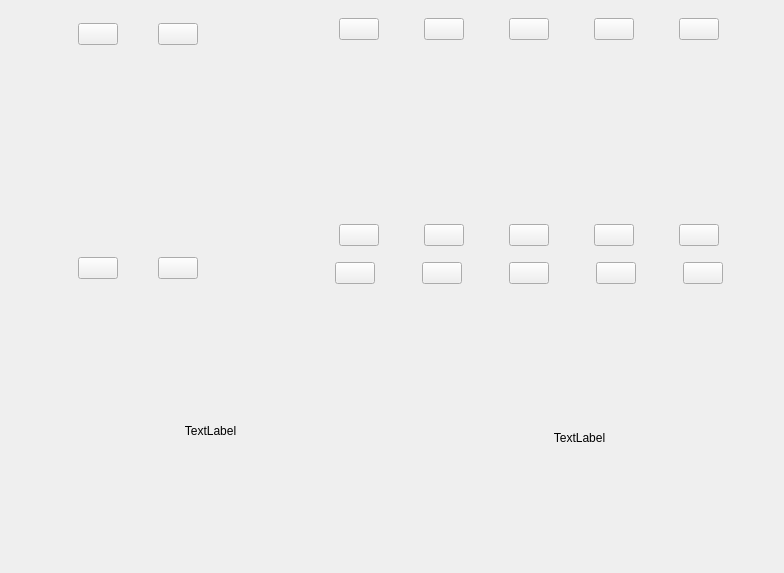
<?xml version="1.0" encoding="UTF-8"?>
<ui version="4.0">
 <class>BedWidget</class>
 <widget class="QWidget" name="BedWidget">
  <property name="geometry">
   <rect>
    <x>0</x>
    <y>0</y>
    <width>784</width>
    <height>573</height>
   </rect>
  </property>
  <property name="windowTitle">
   <string>Form</string>
  </property>
  <layout class="QHBoxLayout" name="horizontalLayout_8">
   <property name="spacing">
    <number>3</number>
   </property>
   <property name="bottomMargin">
    <number>0</number>
   </property>
   <item>
    <layout class="QVBoxLayout" name="verticalLayout_5">
     <item>
      <widget class="QWidget" name="widgetControl" native="true">
       <property name="styleSheet">
        <string notr="true"/>
       </property>
       <layout class="QHBoxLayout" name="horizontalLayout_7">
        <property name="leftMargin">
         <number>3</number>
        </property>
        <property name="topMargin">
         <number>3</number>
        </property>
        <property name="rightMargin">
         <number>0</number>
        </property>
        <property name="bottomMargin">
         <number>3</number>
        </property>
        <item>
         <spacer name="horizontalSpacer_2">
          <property name="orientation">
           <enum>Qt::Horizontal</enum>
          </property>
          <property name="sizeType">
           <enum>QSizePolicy::Fixed</enum>
          </property>
          <property name="sizeHint" stdset="0">
           <size>
            <width>25</width>
            <height>20</height>
           </size>
          </property>
         </spacer>
        </item>
        <item>
         <widget class="QWidget" name="widgetControl1" native="true">
          <property name="sizePolicy">
           <sizepolicy hsizetype="Fixed" vsizetype="Preferred">
            <horstretch>0</horstretch>
            <verstretch>0</verstretch>
           </sizepolicy>
          </property>
          <property name="minimumSize">
           <size>
            <width>200</width>
            <height>0</height>
           </size>
          </property>
          <property name="maximumSize">
           <size>
            <width>200</width>
            <height>16777215</height>
           </size>
          </property>
          <property name="styleSheet">
           <string notr="true"/>
          </property>
          <layout class="QVBoxLayout" name="verticalLayout_2">
           <item>
            <layout class="QHBoxLayout" name="horizontalLayout_2">
             <property name="spacing">
              <number>10</number>
             </property>
             <item>
              <widget class="IconPushButton" name="pushButton1">
               <property name="sizePolicy">
                <sizepolicy hsizetype="Fixed" vsizetype="Fixed">
                 <horstretch>0</horstretch>
                 <verstretch>0</verstretch>
                </sizepolicy>
               </property>
               <property name="text">
                <string/>
               </property>
              </widget>
             </item>
             <item>
              <widget class="IconPushButton" name="pushButton2">
               <property name="sizePolicy">
                <sizepolicy hsizetype="Fixed" vsizetype="Fixed">
                 <horstretch>0</horstretch>
                 <verstretch>0</verstretch>
                </sizepolicy>
               </property>
               <property name="text">
                <string/>
               </property>
              </widget>
             </item>
            </layout>
           </item>
           <item>
            <widget class="QLabel" name="labelHuman">
             <property name="text">
              <string/>
             </property>
             <property name="alignment">
              <set>Qt::AlignCenter</set>
             </property>
            </widget>
           </item>
           <item>
            <layout class="QHBoxLayout" name="horizontalLayout_3">
             <property name="spacing">
              <number>10</number>
             </property>
             <item>
              <widget class="IconPushButton" name="pushButton3">
               <property name="sizePolicy">
                <sizepolicy hsizetype="Fixed" vsizetype="Fixed">
                 <horstretch>0</horstretch>
                 <verstretch>0</verstretch>
                </sizepolicy>
               </property>
               <property name="text">
                <string/>
               </property>
              </widget>
             </item>
             <item>
              <widget class="IconPushButton" name="pushButton4">
               <property name="sizePolicy">
                <sizepolicy hsizetype="Fixed" vsizetype="Fixed">
                 <horstretch>0</horstretch>
                 <verstretch>0</verstretch>
                </sizepolicy>
               </property>
               <property name="text">
                <string/>
               </property>
              </widget>
             </item>
            </layout>
           </item>
          </layout>
         </widget>
        </item>
        <item>
         <spacer name="horizontalSpacer">
          <property name="orientation">
           <enum>Qt::Horizontal</enum>
          </property>
          <property name="sizeType">
           <enum>QSizePolicy::Fixed</enum>
          </property>
          <property name="sizeHint" stdset="0">
           <size>
            <width>40</width>
            <height>20</height>
           </size>
          </property>
         </spacer>
        </item>
        <item>
         <widget class="QWidget" name="widget_3" native="true">
          <property name="sizePolicy">
           <sizepolicy hsizetype="Preferred" vsizetype="Preferred">
            <horstretch>0</horstretch>
            <verstretch>0</verstretch>
           </sizepolicy>
          </property>
          <property name="styleSheet">
           <string notr="true"/>
          </property>
          <layout class="QVBoxLayout" name="verticalLayout_4">
           <property name="spacing">
            <number>6</number>
           </property>
           <property name="topMargin">
            <number>4</number>
           </property>
           <property name="bottomMargin">
            <number>4</number>
           </property>
           <item>
            <layout class="QVBoxLayout" name="verticalLayout_3">
             <property name="spacing">
              <number>0</number>
             </property>
             <item>
              <layout class="QHBoxLayout" name="horizontalLayout_4">
               <item>
                <widget class="IconPushButton" name="pushButton5">
                 <property name="sizePolicy">
                  <sizepolicy hsizetype="Fixed" vsizetype="Fixed">
                   <horstretch>0</horstretch>
                   <verstretch>0</verstretch>
                  </sizepolicy>
                 </property>
                 <property name="text">
                  <string/>
                 </property>
                </widget>
               </item>
               <item>
                <widget class="IconPushButton" name="pushButton6">
                 <property name="sizePolicy">
                  <sizepolicy hsizetype="Fixed" vsizetype="Fixed">
                   <horstretch>0</horstretch>
                   <verstretch>0</verstretch>
                  </sizepolicy>
                 </property>
                 <property name="text">
                  <string/>
                 </property>
                </widget>
               </item>
               <item>
                <widget class="IconPushButton" name="pushButton7">
                 <property name="sizePolicy">
                  <sizepolicy hsizetype="Fixed" vsizetype="Fixed">
                   <horstretch>0</horstretch>
                   <verstretch>0</verstretch>
                  </sizepolicy>
                 </property>
                 <property name="text">
                  <string/>
                 </property>
                </widget>
               </item>
               <item>
                <widget class="IconPushButton" name="pushButton8">
                 <property name="sizePolicy">
                  <sizepolicy hsizetype="Fixed" vsizetype="Fixed">
                   <horstretch>0</horstretch>
                   <verstretch>0</verstretch>
                  </sizepolicy>
                 </property>
                 <property name="text">
                  <string/>
                 </property>
                </widget>
               </item>
               <item>
                <widget class="IconPushButton" name="pushButton9">
                 <property name="sizePolicy">
                  <sizepolicy hsizetype="Fixed" vsizetype="Fixed">
                   <horstretch>0</horstretch>
                   <verstretch>0</verstretch>
                  </sizepolicy>
                 </property>
                 <property name="text">
                  <string/>
                 </property>
                </widget>
               </item>
              </layout>
             </item>
             <item>
              <spacer name="verticalSpacer_2">
               <property name="orientation">
                <enum>Qt::Vertical</enum>
               </property>
               <property name="sizeType">
                <enum>QSizePolicy::Fixed</enum>
               </property>
               <property name="sizeHint" stdset="0">
                <size>
                 <width>20</width>
                 <height>5</height>
                </size>
               </property>
              </spacer>
             </item>
             <item>
              <widget class="QLabel" name="labelHuman1">
               <property name="text">
                <string/>
               </property>
               <property name="alignment">
                <set>Qt::AlignCenter</set>
               </property>
              </widget>
             </item>
             <item>
              <spacer name="verticalSpacer_3">
               <property name="orientation">
                <enum>Qt::Vertical</enum>
               </property>
               <property name="sizeType">
                <enum>QSizePolicy::Fixed</enum>
               </property>
               <property name="sizeHint" stdset="0">
                <size>
                 <width>20</width>
                 <height>5</height>
                </size>
               </property>
              </spacer>
             </item>
             <item>
              <layout class="QHBoxLayout" name="horizontalLayout_5">
               <item>
                <widget class="IconPushButton" name="pushButton10">
                 <property name="sizePolicy">
                  <sizepolicy hsizetype="Fixed" vsizetype="Fixed">
                   <horstretch>0</horstretch>
                   <verstretch>0</verstretch>
                  </sizepolicy>
                 </property>
                 <property name="text">
                  <string/>
                 </property>
                </widget>
               </item>
               <item>
                <widget class="IconPushButton" name="pushButton11">
                 <property name="sizePolicy">
                  <sizepolicy hsizetype="Fixed" vsizetype="Fixed">
                   <horstretch>0</horstretch>
                   <verstretch>0</verstretch>
                  </sizepolicy>
                 </property>
                 <property name="text">
                  <string/>
                 </property>
                </widget>
               </item>
               <item>
                <widget class="IconPushButton" name="pushButton12">
                 <property name="sizePolicy">
                  <sizepolicy hsizetype="Fixed" vsizetype="Fixed">
                   <horstretch>0</horstretch>
                   <verstretch>0</verstretch>
                  </sizepolicy>
                 </property>
                 <property name="text">
                  <string/>
                 </property>
                </widget>
               </item>
               <item>
                <widget class="IconPushButton" name="pushButton13">
                 <property name="sizePolicy">
                  <sizepolicy hsizetype="Fixed" vsizetype="Fixed">
                   <horstretch>0</horstretch>
                   <verstretch>0</verstretch>
                  </sizepolicy>
                 </property>
                 <property name="text">
                  <string/>
                 </property>
                </widget>
               </item>
               <item>
                <widget class="IconPushButton" name="pushButton14">
                 <property name="sizePolicy">
                  <sizepolicy hsizetype="Fixed" vsizetype="Fixed">
                   <horstretch>0</horstretch>
                   <verstretch>0</verstretch>
                  </sizepolicy>
                 </property>
                 <property name="text">
                  <string/>
                 </property>
                </widget>
               </item>
              </layout>
             </item>
            </layout>
           </item>
           <item>
            <spacer name="verticalSpacer">
             <property name="orientation">
              <enum>Qt::Vertical</enum>
             </property>
             <property name="sizeType">
              <enum>QSizePolicy::Fixed</enum>
             </property>
             <property name="sizeHint" stdset="0">
              <size>
               <width>20</width>
               <height>10</height>
              </size>
             </property>
            </spacer>
           </item>
           <item>
            <layout class="QHBoxLayout" name="horizontalLayout_6">
             <item>
              <widget class="IconPushButton" name="pushButton15">
               <property name="sizePolicy">
                <sizepolicy hsizetype="Fixed" vsizetype="Fixed">
                 <horstretch>0</horstretch>
                 <verstretch>0</verstretch>
                </sizepolicy>
               </property>
               <property name="text">
                <string/>
               </property>
              </widget>
             </item>
             <item>
              <widget class="IconPushButton" name="pushButton16">
               <property name="sizePolicy">
                <sizepolicy hsizetype="Fixed" vsizetype="Fixed">
                 <horstretch>0</horstretch>
                 <verstretch>0</verstretch>
                </sizepolicy>
               </property>
               <property name="text">
                <string/>
               </property>
              </widget>
             </item>
             <item>
              <widget class="IconPushButton" name="pushButton17">
               <property name="sizePolicy">
                <sizepolicy hsizetype="Fixed" vsizetype="Fixed">
                 <horstretch>0</horstretch>
                 <verstretch>0</verstretch>
                </sizepolicy>
               </property>
               <property name="text">
                <string/>
               </property>
              </widget>
             </item>
             <item>
              <widget class="IconPushButton" name="pushButton18">
               <property name="sizePolicy">
                <sizepolicy hsizetype="Fixed" vsizetype="Fixed">
                 <horstretch>0</horstretch>
                 <verstretch>0</verstretch>
                </sizepolicy>
               </property>
               <property name="text">
                <string/>
               </property>
              </widget>
             </item>
             <item>
              <widget class="IconPushButton" name="pushButton19">
               <property name="sizePolicy">
                <sizepolicy hsizetype="Fixed" vsizetype="Fixed">
                 <horstretch>0</horstretch>
                 <verstretch>0</verstretch>
                </sizepolicy>
               </property>
               <property name="text">
                <string/>
               </property>
              </widget>
             </item>
            </layout>
           </item>
          </layout>
         </widget>
        </item>
       </layout>
      </widget>
     </item>
     <item>
      <widget class="QWidget" name="widgetWeight" native="true">
       <property name="styleSheet">
        <string notr="true"/>
       </property>
       <layout class="QHBoxLayout" name="horizontalLayout">
        <property name="spacing">
         <number>0</number>
        </property>
        <property name="leftMargin">
         <number>15</number>
        </property>
        <property name="bottomMargin">
         <number>0</number>
        </property>
        <item>
         <layout class="QVBoxLayout" name="verticalLayout">
          <item>
           <widget class="QLabel" name="labelWeightName">
            <property name="text">
             <string>TextLabel</string>
            </property>
            <property name="alignment">
             <set>Qt::AlignBottom|Qt::AlignHCenter</set>
            </property>
           </widget>
          </item>
          <item>
           <widget class="QLabel" name="labelWeightPic">
            <property name="text">
             <string/>
            </property>
            <property name="alignment">
             <set>Qt::AlignCenter</set>
            </property>
           </widget>
          </item>
         </layout>
        </item>
        <item>
         <widget class="QLabel" name="labelWeight">
          <property name="text">
           <string>TextLabel</string>
          </property>
          <property name="alignment">
           <set>Qt::AlignCenter</set>
          </property>
         </widget>
        </item>
       </layout>
      </widget>
     </item>
    </layout>
   </item>
  </layout>
 </widget>
 <customwidgets>
  <customwidget>
   <class>IconPushButton</class>
   <extends>QPushButton</extends>
   <header>iconpushbutton.h</header>
  </customwidget>
 </customwidgets>
 <resources/>
 <connections/>
</ui>
